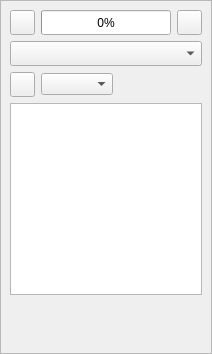
<?xml version="1.0" encoding="UTF-8"?>
<ui version="4.0">
 <class>OCPoroDockWidget</class>
 <widget class="QWidget" name="OCPoroDockWidget">
  <property name="geometry">
   <rect>
    <x>0</x>
    <y>0</y>
    <width>212</width>
    <height>354</height>
   </rect>
  </property>
  <property name="windowTitle">
   <string>Form</string>
  </property>
  <layout class="QVBoxLayout" name="verticalLayout">
   <property name="leftMargin">
    <number>0</number>
   </property>
   <property name="topMargin">
    <number>0</number>
   </property>
   <property name="rightMargin">
    <number>0</number>
   </property>
   <property name="bottomMargin">
    <number>0</number>
   </property>
   <item>
    <widget class="QFrame" name="frame">
     <property name="frameShape">
      <enum>QFrame::StyledPanel</enum>
     </property>
     <property name="frameShadow">
      <enum>QFrame::Raised</enum>
     </property>
     <layout class="QVBoxLayout" name="verticalLayout_2">
      <item>
       <layout class="QHBoxLayout" name="horizontalLayout">
        <item>
         <widget class="QPushButton" name="pushButton">
          <property name="minimumSize">
           <size>
            <width>25</width>
            <height>25</height>
           </size>
          </property>
          <property name="maximumSize">
           <size>
            <width>25</width>
            <height>25</height>
           </size>
          </property>
          <property name="text">
           <string/>
          </property>
          <property name="icon">
           <iconset resource="../AMWindow.qrc">
            <normaloff>:/amwind/figure/am_wind/open.png</normaloff>:/amwind/figure/am_wind/open.png</iconset>
          </property>
          <property name="iconSize">
           <size>
            <width>16</width>
            <height>16</height>
           </size>
          </property>
         </widget>
        </item>
        <item>
         <widget class="QProgressBar" name="progressBar">
          <property name="minimumSize">
           <size>
            <width>0</width>
            <height>25</height>
           </size>
          </property>
          <property name="maximumSize">
           <size>
            <width>16777215</width>
            <height>25</height>
           </size>
          </property>
          <property name="font">
           <font>
            <pointsize>9</pointsize>
           </font>
          </property>
          <property name="value">
           <number>0</number>
          </property>
         </widget>
        </item>
        <item>
         <widget class="QPushButton" name="pushButton_2">
          <property name="minimumSize">
           <size>
            <width>25</width>
            <height>25</height>
           </size>
          </property>
          <property name="maximumSize">
           <size>
            <width>25</width>
            <height>25</height>
           </size>
          </property>
          <property name="text">
           <string/>
          </property>
          <property name="icon">
           <iconset resource="../AMWindow.qrc">
            <normaloff>:/amwind/figure/am_wind/animation.png</normaloff>:/amwind/figure/am_wind/animation.png</iconset>
          </property>
         </widget>
        </item>
       </layout>
      </item>
      <item>
       <widget class="QComboBox" name="comboBox">
        <property name="minimumSize">
         <size>
          <width>0</width>
          <height>25</height>
         </size>
        </property>
        <property name="maximumSize">
         <size>
          <width>16777215</width>
          <height>25</height>
         </size>
        </property>
        <property name="font">
         <font>
          <pointsize>9</pointsize>
         </font>
        </property>
       </widget>
      </item>
      <item>
       <layout class="QHBoxLayout" name="horizontalLayout_2">
        <item>
         <widget class="QPushButton" name="pushButton_3">
          <property name="minimumSize">
           <size>
            <width>25</width>
            <height>25</height>
           </size>
          </property>
          <property name="maximumSize">
           <size>
            <width>25</width>
            <height>25</height>
           </size>
          </property>
          <property name="text">
           <string/>
          </property>
          <property name="icon">
           <iconset resource="../AMWindow.qrc">
            <normaloff>:/amwind/figure/am_wind/open.png</normaloff>:/amwind/figure/am_wind/open.png</iconset>
          </property>
         </widget>
        </item>
        <item>
         <widget class="QComboBox" name="comboBox_2"/>
        </item>
        <item>
         <spacer name="horizontalSpacer">
          <property name="orientation">
           <enum>Qt::Horizontal</enum>
          </property>
          <property name="sizeHint" stdset="0">
           <size>
            <width>40</width>
            <height>20</height>
           </size>
          </property>
         </spacer>
        </item>
       </layout>
      </item>
      <item>
       <widget class="QTextBrowser" name="textBrowser"/>
      </item>
      <item>
       <spacer name="verticalSpacer">
        <property name="orientation">
         <enum>Qt::Vertical</enum>
        </property>
        <property name="sizeHint" stdset="0">
         <size>
          <width>20</width>
          <height>40</height>
         </size>
        </property>
       </spacer>
      </item>
     </layout>
    </widget>
   </item>
  </layout>
 </widget>
 <resources>
  <include location="../AMWindow.qrc"/>
 </resources>
 <connections/>
</ui>
